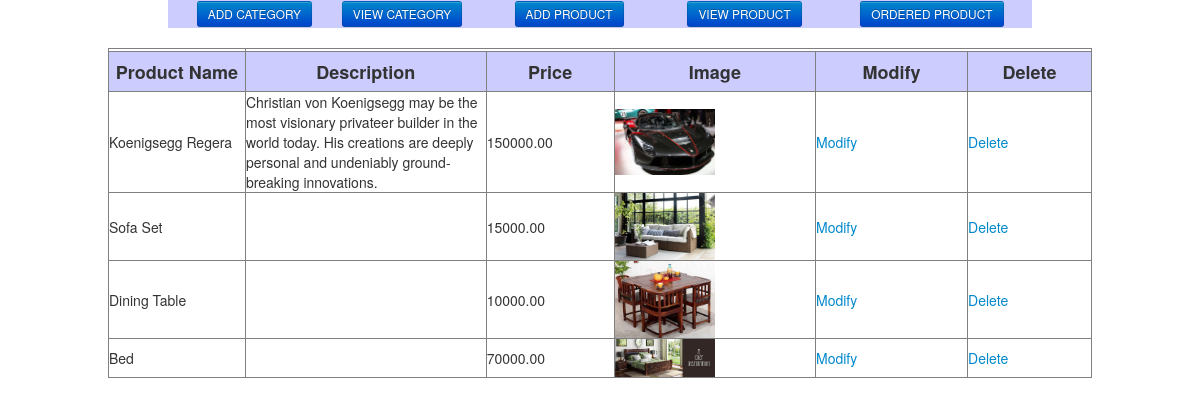
The app's page /product_view.php with its own data.
### tables this page shows
CREATE TABLE IF NOT EXISTS `tbl_product` (
  `pd_id` int(10) unsigned NOT NULL AUTO_INCREMENT,
  `cat_id` int(10) unsigned NOT NULL,
  `pd_name` varchar(100) NOT NULL DEFAULT '',
  `pd_description` text NOT NULL,
  `pd_price` decimal(20,2) NOT NULL,
  `pd_qty` int(10) unsigned NOT NULL DEFAULT '0',
  `pd_image` varchar(200) DEFAULT NULL,
  `pd_thumbnail` varchar(200) DEFAULT NULL,
  `pd_date` datetime DEFAULT NULL,
  `pd_last_update` datetime DEFAULT NULL,
  PRIMARY KEY (`pd_id`),
  KEY `cat_id` (`cat_id`),
  KEY `pd_name` (`pd_name`)
);

### product_view.php (the view, shortened to what this page needs)
<!DOCTYPE html PUBLIC "-//W3C//DTD XHTML 1.0 Transitional//EN" "http://www.w3.org/TR/xhtml1/DTD/xhtml1-transitional.dtd">
<html xmlns="http://www.w3.org/1999/xhtml">
<head>
<link href="css/main.css" rel="stylesheet">
<link rel="stylesheet" href="main.css">
</head>
<body style="background-image:url(image/wallpaper-background-1600x1200.jpg)">
<table width="90%" border="0" align="center">
  <tr>
    <td width="0%">&nbsp;</td>
    <td width="16%" bgcolor="#CCCCFF"><a href="addcategory.php">
	<div align="center"><strong>
	<input type="button" name="Button" value="ADD CATEGORY" class='btn btn-small btn-primary'/></strong></div></a></td>
    <td width="16%" bgcolor="#CCCCFF"><a href="cat_view.php">
    <input type="button" name="Button" value="VIEW CATEGORY" class='btn btn-small btn-primary' /></a></td>
    <td width="16%" bgcolor="#CCCCFF"><a href="addproduct.php">
        <input type="button" name="Button" value="ADD PRODUCT" class='btn btn-small btn-primary'/>
   </a></td><td width="16%" bgcolor="#CCCCFF"><a href="product_view.php">
     <input type="button" name="Button2" value="VIEW PRODUCT" class='btn btn-small btn-primary'/></a>
    <td width="16%" bgcolor="#CCCCFF"><a href="buy.php">
      <input type="button" name="Button3" value="ORDERED PRODUCT" class='btn btn-small btn-primary'/>
    </a><a href="buy.php"></a> </td>
    <td width="0%">&nbsp;</td>
  </tr>
</table>
	<br>
<center>
<table width="984" height="43" border="1" cellpadding="0" cellspacing="0" bgcolor="#FFE1C4">
  <td width="135" height="2"></td>
  <tr>
      <td height="39" bgcolor="#CCCCFF"><div align="center" class="style1">Product Name</div></td>
    <td width="238" bgcolor="#CCCCFF"><div align="center" class="style1">Description</div></td>
    <td width="126" bgcolor="#CCCCFF"><div align="center" class="style1">Price</div></td>
    <td width="199" bgcolor="#CCCCFF"><div align="center" class="style1">Image</div></td>
    <td width="150" bgcolor="#CCCCFF"><div align="center" class="style1">Modify</div></td>
    <td width="122" bgcolor="#CCCCFF"><div align="center" class="style1">Delete</div></td>
  </tr>
    <?php
  $query="select * from `tbl_product`";
  $result=mysql_query($query);
   while($res=mysql_fetch_array($result))
  {
  echo"<tr>
    <td>$res[2]</td>
    <td>$res[3]</td>
	<td>$res[4]</td>
	<td><img src='upload/$res[6]' height='100' width='100'> </td>
    <td><a href='pro_produpdate.php ? bid=$res[0]'>Modify</a></td>
    <td><a href='product_delete.php ? bid=$res[0]' >Delete</a></td>
  </tr>";
  }
  ?>
</table>
</body>
</html>

### records on screen
tbl_product: pd_name "Koenigsegg Regera", pd_description "Christian von Koenigsegg may be the most visionary privateer builder in the world today. His creations are deeply personal and undeniably ground-breaking innovations.", pd_price "150000.00", pd_image (picture)
tbl_product: pd_name "Sofa Set", pd_price "15000.00", pd_image (picture)
tbl_product: pd_name "Dining Table", pd_price "10000.00", pd_image (picture)
tbl_product: pd_name "Bed", pd_price "70000.00", pd_image (picture)
